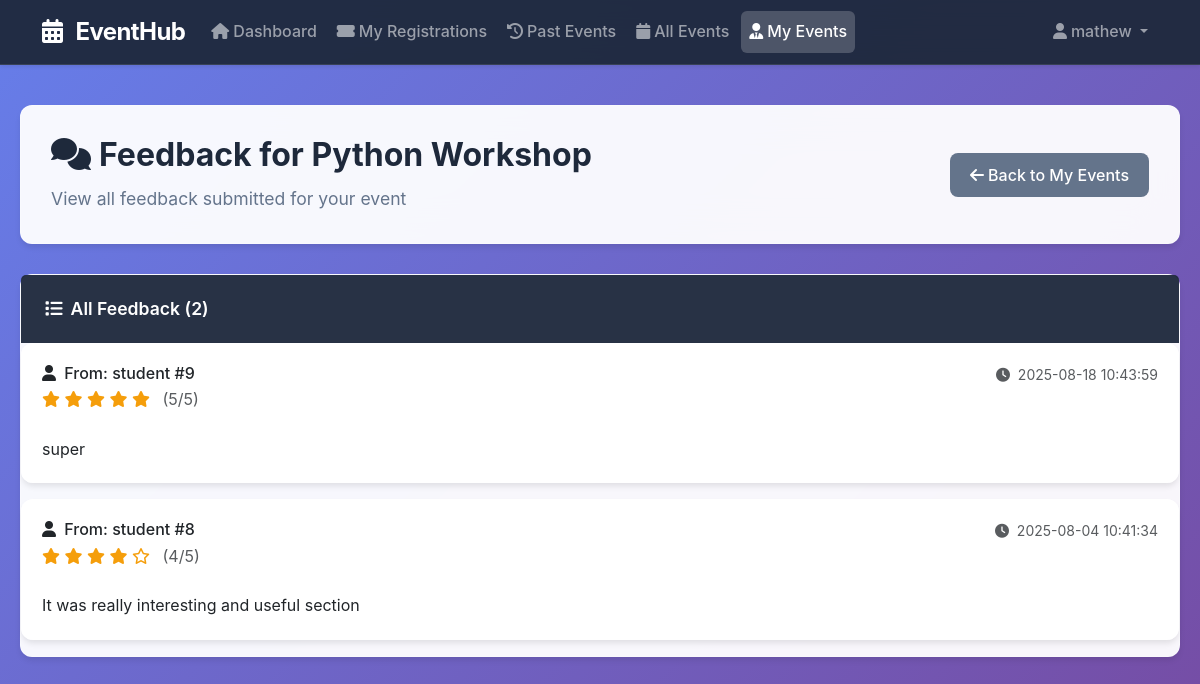
/teacher_event_feedbacks.php?event_id=1 (signed in), run on the app's committed database.
### tables this page shows
CREATE TABLE `events` (
  `event_id` int(11) NOT NULL,
  `title` varchar(100) NOT NULL,
  `description` text DEFAULT NULL,
  `event_date` date NOT NULL,
  `event_time` time NOT NULL,
  `venue` varchar(100) DEFAULT NULL,
  `created_by_user_type` enum('admin','teacher','student') NOT NULL,
  `created_by_user_id` int(11) NOT NULL,
  `duration` int(11) DEFAULT 60
);

CREATE TABLE `feedback` (
  `feedback_id` int(11) NOT NULL,
  `event_id` int(11) NOT NULL,
  `user_type` enum('student','teacher') NOT NULL,
  `user_id` int(11) NOT NULL,
  `comments` text DEFAULT NULL,
  `rating` int(11) DEFAULT NULL CHECK (`rating` >= 1 and `rating` <= 5),
  `feedback_date` datetime DEFAULT current_timestamp()
);

### teacher_event_feedbacks.php (the view, shortened to what this page needs)
<?php
$conn = new mysqli('localhost', 'root', '', 'event_management');
$teacherId = (int)$_SESSION['user_id'];
$eventId = isset($_GET['event_id']) ? (int)$_GET['event_id'] : 0;
$ownCheck = $conn->query("SELECT * FROM events WHERE event_id = $eventId AND created_by_user_type = 'teacher' AND created_by_user_id = $teacherId");
$event = $ownCheck->fetch_assoc();
$feedbacks = $conn->query("SELECT * FROM feedback WHERE event_id = $eventId ORDER BY feedback_date DESC");
$feedbackQueryError = $feedbacks === false ? $conn->error : '';
?>
<!DOCTYPE html>
<html lang="en">
<head>
    <link href="https://cdn.jsdelivr.net/npm/bootstrap@5.3.0/dist/css/bootstrap.min.css" rel="stylesheet">
    <link href="https://cdnjs.cloudflare.com/ajax/libs/font-awesome/6.0.0/css/all.min.css" rel="stylesheet">
</head>
<body>
    <nav class="navbar navbar-expand-lg navbar-dark bg-primary shadow-sm">
        <div class="container">
            <a class="navbar-brand fw-bold" href="teacher_dashboard.php">
                <i class="fas fa-calendar-alt me-2"></i>
                EventHub
            </a>
            <div class="collapse navbar-collapse" id="navbarNav">
                <ul class="navbar-nav me-auto">
                    <li class="nav-item"><a class="nav-link" href="teacher_dashboard.php"><i class="fas fa-home me-1"></i>Dashboard</a></li>
                    <li class="nav-item"><a class="nav-link" href="my_registrations.php"><i class="fas fa-ticket-alt me-1"></i>My Registrations</a></li>
                    <li class="nav-item"><a class="nav-link" href="past_events.php"><i class="fas fa-history me-1"></i>Past Events</a></li>
                    <li class="nav-item"><a class="nav-link" href="all_events.php"><i class="fas fa-calendar me-1"></i>All Events</a></li>
                    <li class="nav-item"><a class="nav-link active" href="teacher_events.php"><i class="fas fa-user-tie me-1"></i>My Events</a></li>
                </ul>
                <ul class="navbar-nav">
                    <li class="nav-item dropdown">
                        <a class="nav-link dropdown-toggle" href="#" id="navbarDropdown" role="button" data-bs-toggle="dropdown" aria-expanded="false">
                            <i class="fas fa-user me-1"></i><?php echo htmlspecialchars($_SESSION['first_name']); ?>
                        </a>
                    </li>
                </ul>
            </div>
        </div>
    </nav>
    <div class="dashboard-container">
        <div class="welcome-header">
            <div class="d-flex justify-content-between align-items-center">
                <div>
                    <h2><i class="fas fa-comments me-2"></i>Feedback for <?php echo htmlspecialchars($event['title']); ?></h2>
                    <p>View all feedback submitted for your event</p>
                </div>
                <a class="btn btn-secondary" href="teacher_events.php"><i class="fas fa-arrow-left me-1"></i>Back to My Events</a>
            </div>
        </div>
        <?php if ($feedbacks === false): ?>
            <div class="alert alert-warning">
                <i class="fas fa-exclamation-triangle me-2"></i>
                Feedback table not available. Error: <?php echo htmlspecialchars($feedbackQueryError); ?>
            </div>
        <?php else: ?>
            <?php if ($feedbacks->num_rows === 0): ?>
                <div class="empty-state card">
                    <i class="fas fa-comment-slash"></i>
                    <h4>No feedback yet</h4>
                    <p>No one has submitted feedback for this event yet.</p>
                </div>
            <?php else: ?>
                <div class="mb-4">
                    <div class="card">
                        <div class="card-header d-flex justify-content-between align-items-center">
                            <span><i class="fas fa-list me-2"></i>All Feedback (<?php echo $feedbacks->num_rows; ?>)</span>
                        </div>
                        <div class="card-body p-0">
                            <?php while ($fb = $feedbacks->fetch_assoc()): ?>
                                <div class="feedback-item">
                                    <div class="d-flex justify-content-between align-items-start mb-2">
                                        <div>
                                            <h6 class="mb-1">
                                                <i class="fas fa-user me-1"></i>
                                                From: <?php echo htmlspecialchars($fb['user_type']); ?> #<?php echo (int)$fb['user_id']; ?>
                                            </h6>
                                            <?php if (isset($fb['rating']) && $fb['rating'] !== null): ?>
                                                <div class="rating-stars">
                                                    <?php
                                                    $rating = (int)$fb['rating'];
                                                    for ($i = 1; $i <= 5; $i++):
                                                        if ($i <= $rating): ?>
                                                            <i class="fas fa-star"></i>
                                                        <?php else: ?>
                                                            <i class="far fa-star"></i>
                                                        <?php endif;
                                                    endfor; ?>
                                                    <span class="ms-2 text-muted">(<?php echo $rating; ?>/5)</span>
                                                </div>
                                            <?php endif; ?>
                                        </div>
                                        <small class="text-muted">
                                            <i class="fas fa-clock me-1"></i>
                                            <?php echo isset($fb['feedback_date']) ? htmlspecialchars($fb['feedback_date']) : ''; ?>
                                        </small>
                                    </div>
                                    <p class="mb-0 mt-3"><?php echo nl2br(htmlspecialchars($fb['comments'] ?? '')); ?></p>
                                </div>
                            <?php endwhile; ?>
                        </div>
                    </div>
                </div>
            <?php endif; ?>
        <?php endif; ?>
    </div>
</body>
</html>

### teacher_event_feedbacks.php (style rules this page uses)
body { font-family: -apple-system, BlinkMacSystemFont, 'Segoe UI', 'Roboto', sans-serif; background: linear-gradient(135deg, #667eea 0%, #764ba2 100%); color: #334155; line-height: 1.6; min-height: 100vh; }
.navbar { background: rgba(30, 41, 59, 0.95) !important; backdrop-filter: blur(20px); border-bottom: 1px solid rgba(255, 255, 255, 0.1); box-shadow: 0 4px 6px -1px rgba(0, 0, 0, 0.1); }
.navbar-brand { font-weight: 700; font-size: 1.5rem; letter-spacing: -0.025em; }
.nav-link { font-weight: 500; transition: all 0.2s ease; border-radius: 6px; margin: 0 2px; }
.nav-link.active { background-color: rgba(255, 255, 255, 0.2); }
.dashboard-container { max-width: 1200px; margin: 40px auto; padding: 0 20px; }
.welcome-header { background: rgba(255, 255, 255, 0.95); backdrop-filter: blur(20px); border-radius: 12px; padding: 30px; margin-bottom: 30px; box-shadow: 0 4px 6px -1px rgba(0, 0, 0, 0.1); border: 1px solid rgba(255, 255, 255, 0.2); }
.welcome-header h2 { color: #1e293b; font-weight: 700; margin-bottom: 10px; font-size: 2rem; }
.welcome-header p { color: #64748b; margin-bottom: 0; font-size: 1.1rem; }
.card { background: rgba(255, 255, 255, 0.95); backdrop-filter: blur(20px); border: 1px solid rgba(255, 255, 255, 0.2); border-radius: 12px; box-shadow: 0 4px 6px -1px rgba(0, 0, 0, 0.1); transition: all 0.3s ease; }
.card-header { background: rgba(30, 41, 59, 0.95); color: white; border: none; border-radius: 12px 12px 0 0; padding: 20px 24px; font-weight: 600; font-size: 1.1rem; }
.card-body { padding: 24px; }
.btn { font-weight: 500; border-radius: 8px; padding: 10px 20px; transition: all 0.2s ease; border: none; }
.btn-secondary { background-color: #64748b; border-color: #64748b; }
.feedback-item { background: rgba(255, 255, 255, 0.95); backdrop-filter: blur(20px); border: 1px solid rgba(255, 255, 255, 0.2); border-radius: 12px; padding: 20px; margin-bottom: 16px; box-shadow: 0 4px 6px -1px rgba(0, 0, 0, 0.1); transition: all 0.3s ease; }
.rating-stars { color: #f59e0b; margin-bottom: 8px; }

### data on the page
events: title "Python Workshop"
feedback: user_type "student", user "9", rating "5", feedback_date "2025-08-18 10:43:59", comments "super"
feedback: user_type "student", user "8", rating "4", feedback_date "2025-08-04 10:41:34", comments "It was really interesting and useful section"

### other printed values
$_SESSION['first_name'] "mathew"
$feedbacks->num_rows "2"
